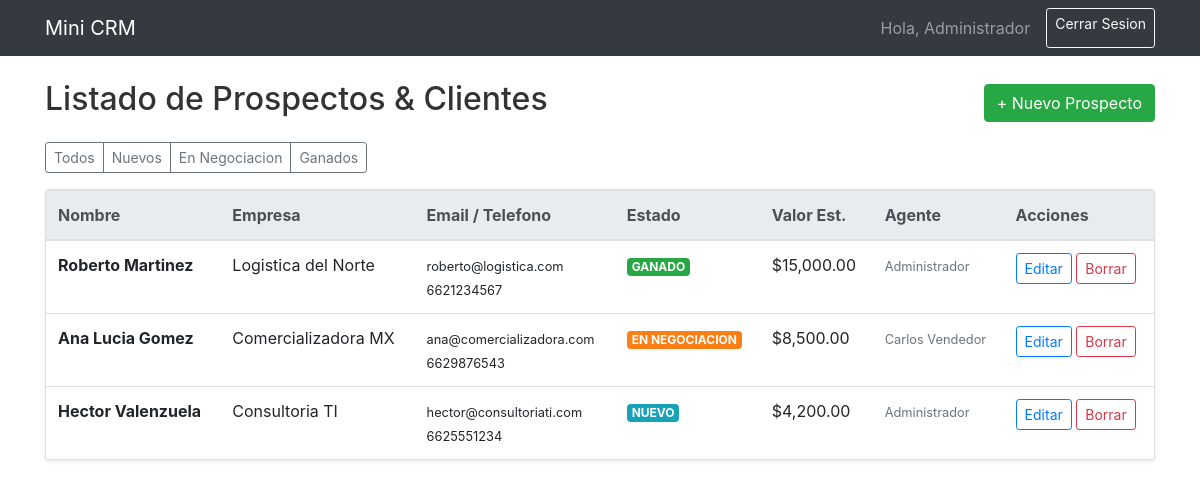
The app's page /index.php?ruta=dashboard (signed in) with its own data.
### tables this page shows
CREATE TABLE IF NOT EXISTS clientes (
    id INT AUTO_INCREMENT PRIMARY KEY,
    nombre VARCHAR(120) NOT NULL,
    empresa VARCHAR(150) NULL,
    telefono VARCHAR(30) NULL,
    email VARCHAR(150) NOT NULL,
    estado ENUM('nuevo', 'contactado', 'en_negociacion', 'ganado', 'perdido') DEFAULT 'nuevo',
    valor_estimado DECIMAL(10,2) DEFAULT 0.00,
    creado_por INT NOT NULL,
    creado_en TIMESTAMP DEFAULT CURRENT_TIMESTAMP,
    actualizado_en TIMESTAMP DEFAULT CURRENT_TIMESTAMP ON UPDATE CURRENT_TIMESTAMP,
    FOREIGN KEY (creado_por) REFERENCES usuarios(id) ON DELETE CASCADE
);

CREATE TABLE IF NOT EXISTS usuarios (
    id INT AUTO_INCREMENT PRIMARY KEY,
    nombre VARCHAR(100) NOT NULL,
    email VARCHAR(150) NOT NULL UNIQUE,
    password_hash VARCHAR(255) NOT NULL,
    rol ENUM('admin', 'agente') DEFAULT 'agente',
    activo TINYINT(1) DEFAULT 1,
    creado_en TIMESTAMP DEFAULT CURRENT_TIMESTAMP
);

### app/controllers/ClienteController.php (called while the page is built, shortened)
<?php
class ClienteController {
    private $modelo;
    public function __construct() {
        $this->modelo = new Cliente();
    }
    public function index() {
        $estado = isset($_GET['estado']) ? $_GET['estado'] : null;
        $clientes = $this->modelo->listarTodos($estado);
        require_once __DIR__ . '/../views/dashboard.php';
    }
}

### config/database.php (called while the page is built, shortened)
<?php
class Database {
    private static $instancia = null;
    private function __construct() {
        $host = getenv('DB_HOST') ?: '127.0.0.1';
        $port = getenv('DB_PORT') ?: '3306';
        $db   = getenv('DB_NAME') ?: 'mini_crm';
        $user = getenv('DB_USER') ?: 'root';
        $pass = getenv('DB_PASS') ?: '';
        $charset = 'utf8mb4';
        $dsn = "mysql:host={$host};port={$port};dbname={$db};charset={$charset}";
        $opciones = [
            PDO::ATTR_ERRMODE            => PDO::ERRMODE_EXCEPTION,
            PDO::ATTR_DEFAULT_FETCH_MODE => PDO::FETCH_ASSOC,
            PDO::ATTR_EMULATE_PREPARES   => false,
        ];
        try {
            $this->pdo = new PDO($dsn, $user, $pass, $opciones);
        } catch (PDOException $e) {
            die("Error en conexion a base de datos: " . $e->getMessage());
        }
    }
    public static function obtenerConexion() {
        if (self::$instancia === null) {
            self::$instancia = new self();
        }
        return self::$instancia->pdo;
    }
}

### app/models/Cliente.php (called while the page is built, shortened)
<?php
class Cliente {
    private $db;
    public function __construct() {
        $this->db = Database::obtenerConexion();
    }
    public function listarTodos($filtroEstado = null) {
        $sql = "SELECT c.*, u.nombre AS agente_nombre FROM clientes c JOIN usuarios u ON c.creado_por = u.id";
        $params = [];
        $sql .= " ORDER BY c.actualizado_en DESC";
        $stmt = $this->db->prepare($sql);
        $stmt->execute($params);
        return $stmt->fetchAll();
    }
}

### app/views/dashboard.php (the view, shortened to what this page needs)
<!DOCTYPE html>
<html lang="es">
<head>
    <link rel="stylesheet" href="https://stackpath.bootstrapcdn.com/bootstrap/4.5.2/css/bootstrap.min.css">
    <link rel="stylesheet" href="css/estilos.css">
</head>
<body>
<nav class="navbar navbar-expand-lg navbar-dark bg-dark mb-4">
    <div class="container">
        <a class="navbar-brand" href="index.php?ruta=dashboard">Mini CRM</a>
        <div class="navbar-nav ml-auto">
            <span class="navbar-text mr-3">Hola, <?= htmlspecialchars($_SESSION['usuario_nombre']) ?></span>
            <a class="btn btn-outline-light btn-sm" href="index.php?ruta=logout">Cerrar Sesion</a>
        </div>
    </div>
</nav>
<div class="container">
    <div class="d-flex justify-content-between align-items-center mb-3">
        <h2>Listado de Prospectos & Clientes</h2>
        <a href="index.php?ruta=clientes/crear" class="btn btn-success">+ Nuevo Prospecto</a>
    </div>
    <div class="mb-3 btn-group">
        <a href="index.php?ruta=dashboard" class="btn btn-outline-secondary btn-sm">Todos</a>
        <a href="index.php?ruta=dashboard&estado=nuevo" class="btn btn-outline-secondary btn-sm">Nuevos</a>
        <a href="index.php?ruta=dashboard&estado=en_negociacion" class="btn btn-outline-secondary btn-sm">En Negociacion</a>
        <a href="index.php?ruta=dashboard&estado=ganado" class="btn btn-outline-secondary btn-sm">Ganados</a>
    </div>
    <div class="card shadow-sm">
        <div class="table-responsive">
            <table class="table table-hover mb-0">
                <thead class="thead-light">
                    <tr>
                        <th>Nombre</th>
                        <th>Empresa</th>
                        <th>Email / Telefono</th>
                        <th>Estado</th>
                        <th>Valor Est.</th>
                        <th>Agente</th>
                        <th>Acciones</th>
                    </tr>
                </thead>
                <tbody>
                    <?php if (empty($clientes)): ?>
                        <tr><td colspan="7" class="text-center py-4 text-muted">No hay registros para mostrar.</td></tr>
                    <?php else: ?>
                        <?php foreach ($clientes as $c): ?>
                            <tr>
                                <td><strong><?= htmlspecialchars($c['nombre']) ?></strong></td>
                                <td><?= htmlspecialchars($c['empresa'] ?: '-') ?></td>
                                <td>
                                    <small><?= htmlspecialchars($c['email']) ?><br><?= htmlspecialchars($c['telefono'] ?: '-') ?></small>
                                </td>
                                <td><span class="badge badge-<?= $c['estado'] ?>"><?= strtoupper(str_replace('_', ' ', $c['estado'])) ?></span></td>
                                <td>$<?= number_format($c['valor_estimado'], 2) ?></td>
                                <td><small class="text-muted"><?= htmlspecialchars($c['agente_nombre']) ?></small></td>
                                <td>
                                    <a href="index.php?ruta=clientes/editar&id=<?= $c['id'] ?>" class="btn btn-sm btn-outline-primary">Editar</a>
                                    <a href="index.php?ruta=clientes/eliminar&id=<?= $c['id'] ?>" onclick="return confirm('¿Eliminar prospecto?');" class="btn btn-sm btn-outline-danger">Borrar</a>
                                </td>
                            </tr>
                        <?php endforeach; ?>
                    <?php endif; ?>
                </tbody>
            </table>
        </div>
    </div>
</div>
</body>
</html>

### public/index.php (shortened to what this page needs)
<?php
require_once __DIR__ . '/../config/database.php';
require_once __DIR__ . '/../app/models/Cliente.php';
require_once __DIR__ . '/../app/controllers/ClienteController.php';
$ruta = isset($_GET['ruta']) ? trim($_GET['ruta'], '/') : 'dashboard';
switch ($ruta) {
    case 'clientes':
    case 'dashboard':
        $controller = new ClienteController();
        $controller->index();
        break;
}

### public/css/estilos.css (style rules this page uses)
body { font-family: -apple-system, BlinkMacSystemFont, "Segoe UI", Roboto, "Helvetica Neue", Arial, sans-serif; color: #333; }
.badge-nuevo { background-color: #17a2b8; color: white; }
.badge-en_negociacion { background-color: #fd7e14; color: white; }
.badge-ganado { background-color: #28a745; color: white; }

### records on screen
clientes: nombre "Roberto Martinez", empresa "Logistica del Norte", email "roberto@logistica.com", telefono "6621234567", estado "GANADO", valor_estimado "15,000.00", creado_por.nombre "Administrador"
clientes: nombre "Ana Lucia Gomez", empresa "Comercializadora MX", email "ana@comercializadora.com", telefono "6629876543", estado "EN NEGOCIACION", valor_estimado "8,500.00", creado_por.nombre "Carlos Vendedor"
clientes: nombre "Hector Valenzuela", empresa "Consultoria TI", email "hector@consultoriati.com", telefono "6625551234", estado "NUEVO", valor_estimado "4,200.00", creado_por.nombre "Administrador"

### other values on screen
$_SESSION['usuario_nombre'] "Administrador"
